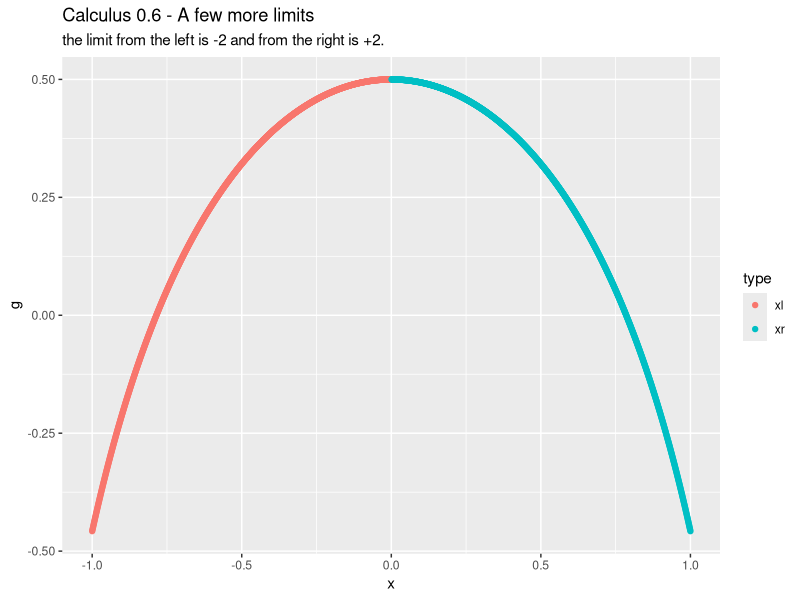
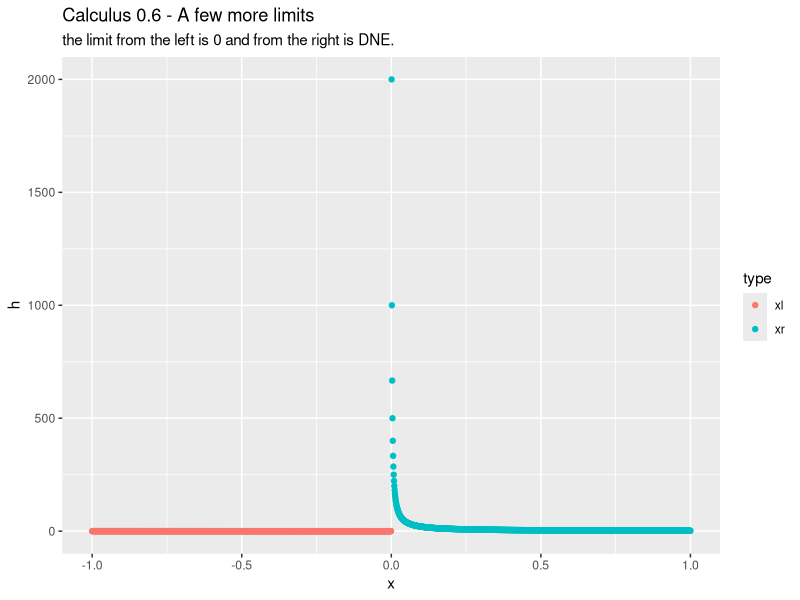
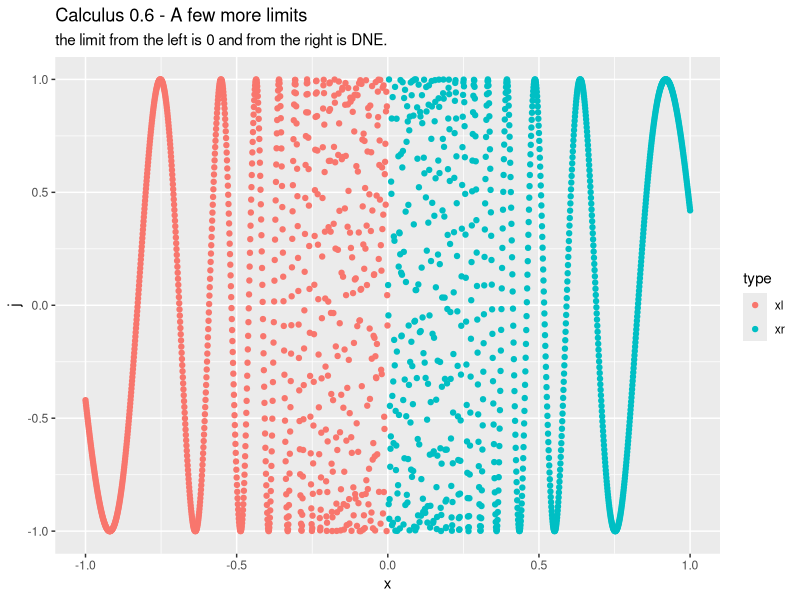

These figures' R source, in order:
rm(list = ls());

library(ggplot2);
library(dplyr);


g <- function(x){
  return(x / tan(2*x))
}

h <- function(x){
  return((abs(x) + sin(x))/x^2)
}

j <- function(x){
  return(sin(13/x))
}

xr <- seq(1, 0, -.001);
xl <- seq(-1, 0, .001);
x  <- c(xl, xr);
f  <- c(rep("xl", length(xl)), rep("xr", length(xr)));

df <- data.frame(x = x, "g" = g(x), "h" = h(x), "j" = j(x), type = f);

df %>% ggplot(aes(x = x, y = g, colour = type)) + 
  geom_point() + 
  ggtitle(label = "Calculus 0.6 - A few more limits",
          subtitle = "the limit from the left is -2 and from the right is +2.")

df %>% ggplot(aes(x = x, y = h, colour = type)) + 
  geom_point() + 
  ggtitle(label = "Calculus 0.6 - A few more limits",
          subtitle = "the limit from the left is 0 and from the right is DNE.");

df %>% ggplot(aes(x = x, y = j, colour = type)) + 
  geom_point() + 
  ggtitle(label = "Calculus 0.6 - A few more limits",
          subtitle = "the limit from the left is 0 and from the right is DNE.")